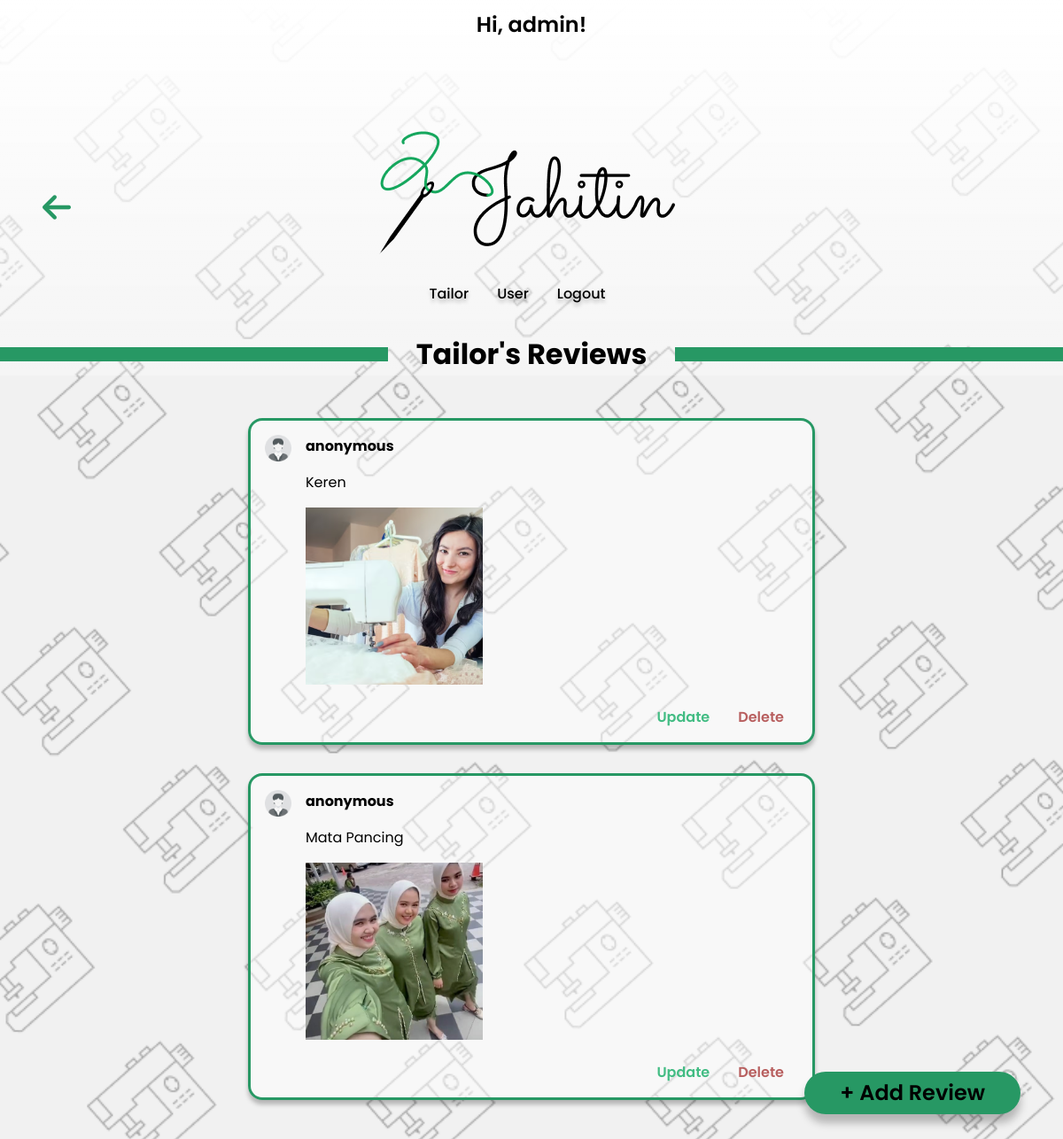
Screenshot of /src/reviewPage.php?id=17 (signed in) with the database file from the repository.
### tables this page shows
CREATE TABLE `review` (
  `reviewID` int(11) NOT NULL,
  `penjahitID` int(11) NOT NULL,
  `ulasan` varchar(255) NOT NULL,
  `foto_ulasan` varchar(255) NOT NULL,
  `video_ulasan` varchar(255) NOT NULL
);

### src/controller/functions.php (called while the page is built, shortened)
<?php
include 'config.php';
function query($sql) {
	global $conn;
	$result = mysqli_query($conn, $sql);
	$rows = [];
	while( $row = mysqli_fetch_assoc($result) ) {
		$rows[] = $row;
	}
	return $rows;
}

### src/reviewPage.php (the view, shortened to what this page needs)
<?php
include 'controller/functions.php';
$idPenjahit = $_GET["id"];
$review = query("select * from review where penjahitID = $idPenjahit");
?>
<!DOCTYPE html>
<html lang="en">
<head>
    <link rel="stylesheet" href="styles\homepage.css">
    <link rel="stylesheet" href="styles\reviewPage.css">
	<link rel="stylesheet" href="styles\listTailor.css">
</head>
<body>
	<div class="container">
		<div class="bangs">
			<p class="title"> Hi, <?php echo $_SESSION['username']; ?>! </p>
		</div>
		<nav>
			<div class="nav-left">
				<?php if ($_SESSION['role'] == 'admin') { ?>
					<a href="homepageAdmin.php" class="arrow-left-button">
						<img src="assets\arrow-left-32.png" alt="arrow-left"/>
					</a>
				<?php } else { ?>
					<a href="homepageUser.php" class="arrow-left-button">
						<img src="assets\arrow-left-32.png" alt="arrow-left"/>
					</a>
				<?php } ?>
			</div>
			<div class="logo">
				<img src="assets\logo.png" alt="logo jahitin"/>
			</div>
			<div class="nav-right">
				<ul>
				<?php if ($_SESSION['role'] == 'admin') { ?>
					<li><a href="homepageAdmin.php">Tailor</a></li>
					<li><a href="manageUser.php">User</a></li>
					<li><a href="controller/logout.php">Logout</a></li>
				<?php } ?>
				</ul>
			</div>
		</nav>
		<div class="container-title">
			<div class="line-left"></div>
			<div class="title">
				<p>Tailor's Reviews</p>
			</div>
			<div class="line-right"></div>
		</div>
	</div>
	<div class="add">
		<a href="controller/addReview.php?id=<?php echo $idPenjahit; ?>"> + Add Review</a>
	</div>
	<div class="styled-container">
		<?php $i = 1; ?>
		<?php foreach( $review as $row ) { ?>
			<div class="card-review">
				<div class="container-review-all">
					<div class="content">
						<div class="container-profil">
							<img alt="profil-user" src="assets/user.png" style="height: 30px">
						</div>
						<div class="container-review">
							<p class="user"> anonymous </p>
							<div class="isi-ulasan"><?= $row["ulasan"]; ?></div>
							<div class="media-ulasan">
								<a class="button" href="#popupPic<?= $i ?>">
									<div class="media-foto">
										<img alt="foto-ulasan" src="img/<?= $row["foto_ulasan"]; ?>">
									</div>
								</a>
								<a class="button" href="#popupVid<?= $i ?>">
									<div class="media-video">
										<video alt="video-ulasan" src="vid/<?= $row["video_ulasan"]; ?>"></video>
									</div>
								</a>
							</div>
						</div>
					</div>
					<div class="aksi">
						<a class="update" href="controller/updateReview.php?id=<?php echo $row["reviewID"]; ?>">Update</a>
						<a class="delete" href="controller/deleteReview.php?id=<?= $row["reviewID"]; ?>" onclick="return confirm('Are you sure?');">Delete</a>
					</div>
				</div>
			</div>
			<?php $i++; ?>
		<?php } ?>
	</div>
</body>
</html>

### src/styles/homepage.css (style rules this page uses)
* { margin: 0; padding: 0; box-sizing: border-box; font-family: 'Poppins', sans-serif; }
body { min-height: 100vh; background-image: url('../assets/background.png'); background-attachment: fixed; background-size: cover; background-position: center; background-repeat: no-repeat; }
.bangs .title { color: #000; font-size: 1.5rem; font-weight: 600; padding: 10px 0; text-align: center; }
.container { background: linear-gradient(rgba(255, 255, 255, 1), rgba(255, 255, 255, 0.3)); }
nav { display: flex; width: 100%; justify-content: center; margin-top: 60px; }
.logo img { margin: 2rem 0 0 0; text-align: center; justify-content: center; }
.nav-right { width: 100%; display: flex; align-items: center; justify-content: flex-end; }
.nav-right ul { display: flex; list-style: none; padding-right: 3rem; }
.nav-right ul li { padding: 0 1rem 0 1rem; }
nav ul li a { color: #000; font-size: 1rem; font-weight: 500; text-decoration: none; text-shadow: 0px 4px 4px rgba(0, 0, 0, 0.25); }
.nav-left { width: 100%; padding-left: 3rem; display: flex; align-items: center; }
.arrow-left-button { background: none; border: none; cursor: pointer; outline: none; }
.nav-left a { color: #000; font-size: 1.25rem; font-weight: 500; text-decoration: none; text-shadow: 0px 4px 4px rgba(0, 0, 0, 0.25); }
.container-title { display: flex; width: 100%; justify-content: center; align-items: center; margin: 1rem 0 1rem 0; }
.title { width: auto; color: #000; font-size: 2rem; font-weight: Bold; white-space: nowrap; }
.line-left { width: 100%; height: 0.2rem; background-color: #279864; margin-right: 2rem; height: 1rem; }
.line-right { width: 100%; height: 0.2rem; background-color: #279864; margin-left: 2rem; height: 1rem; }
.add { bottom: 0; right: 0; position: fixed; margin: 3rem; width: auto; height: 3rem; background: #279864; border-radius: 3rem; padding: 0.4rem 2.5rem 0 2.5rem; cursor: pointer; z-index: 999; box-shadow: 0px 10px 10px rgba(0, 0, 0, 0.25); }
.add a { text-decoration: none; color: #000; font-weight: 600; font-size: 1.5rem; cursor: pointer; }
@media (max-width: 1240px) { nav { flex-direction: column; align-items: center; } }
@media (max-width: 1240px) { .nav-right { width: auto; justify-content: center; margin: 1rem 0 1rem 1rem; } }
@media (max-width: 1240px) { .nav-left { position: absolute; } }
@media (max-width: 1240px) { .logo { padding-left: 0; margin-right: 4rem; } }

### src/styles/reviewPage.css (style rules this page uses)
.styled-container { padding-bottom: 4rem; }
.card-review { display: flex; width: 100%; justify-content: center; }
.content { display: flex; flex-direction: row; width: 100%; }
.container-review-all { display: flex; flex-direction: column; width: 40rem; border: 0.2rem solid #279864; margin: 2rem 1rem 0 1rem; border-radius: 1rem; background: rgb(255, 255, 255, 0.5); box-shadow: 0px 5px 5px rgba(0, 0, 0, 0.25); }
.container-profil { padding: 1rem 1rem 0 1rem;; }
.container-review { display: flex; flex-direction: column; align-items: flex-start; width: 100% }
.media-ulasan { display: flex; flex-direction: row; align-items: flex-start; }
.media-foto, .media-video { width: 200px; height: 200px; }
.media-video { margin-left: 1rem; }
.media-foto img, .media-video video { width: 100%; height: 100%; object-fit: cover; }
.user { padding: 1rem 0 0 0; }
p.user { font-size: 1rem; font-weight: bold; color: #000; }
.isi-ulasan { padding: 1rem 1rem 1rem 0; }
.aksi { width:100%; display: flex; flex-direction: row; justify-content: flex-end; padding: 1rem 1rem 1rem 0; }
a.update { text-decoration: none; color: #42bc83; font-weight: 600; font-size: 1rem; margin: 0 1rem 0 1rem; cursor: pointer; }
a.delete { text-decoration: none; color: #b85f5f; font-weight: 600; font-size: 1rem; margin: 0 1rem 0 1rem; cursor: pointer; }

### src/styles/listTailor.css (style rules this page uses)
a.button { font-size: 1rem; color: #279864; text-decoration: underline; cursor: pointer; text-shadow: 0px 4px 4px rgba(0, 0, 0, 0.25); padding-bottom: 0.5rem; }
.logo { padding-left: 3rem; }

### rows the page displays
review: ulasan "Keren", foto_ulasan (picture)
review: ulasan "Mata Pancing", foto_ulasan (picture)

### other values shown
$_SESSION['username'] "admin"
